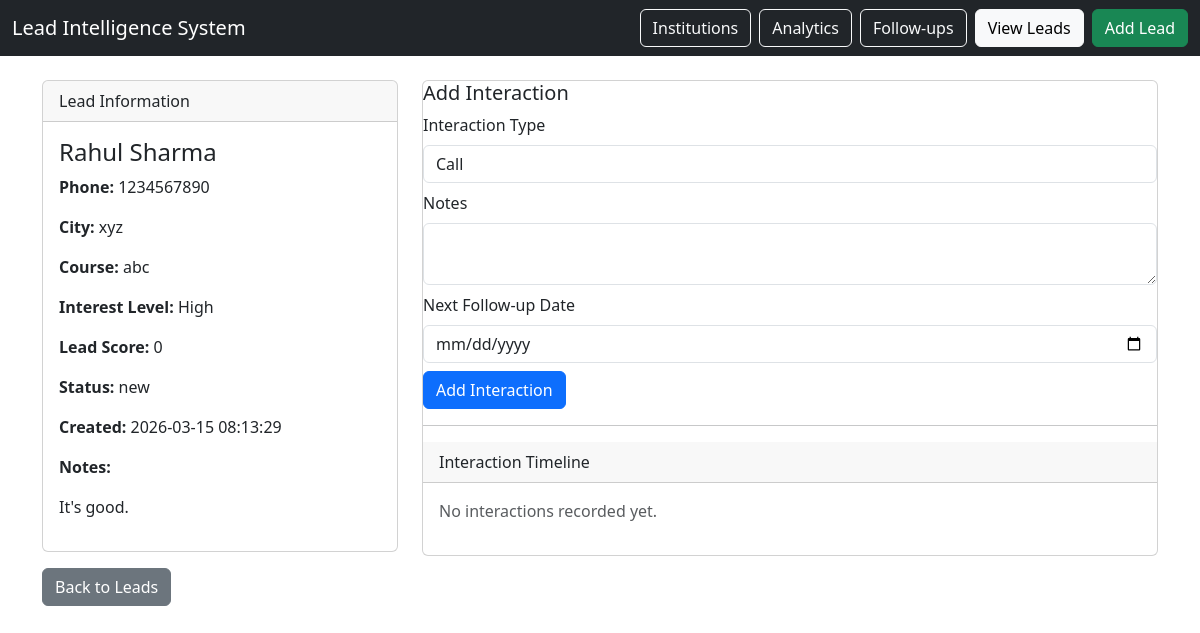
The page /leads/1 on the database as committed earlier.
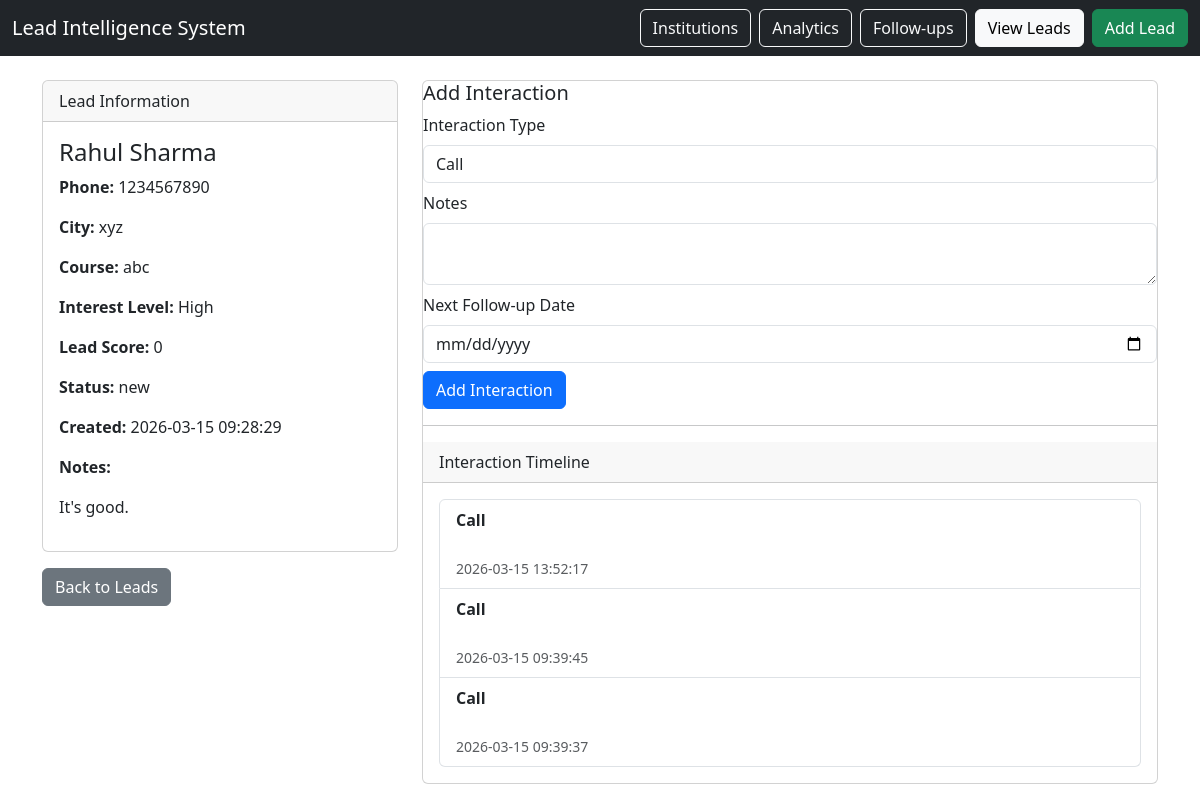
The same page on the database as committed later.
### tables this page shows
CREATE TABLE leads (
    lead_id INTEGER PRIMARY KEY AUTOINCREMENT,
    student_name TEXT NOT NULL,
    phone TEXT,
    city TEXT,
    school_id INTEGER,
    coaching_id INTEGER,
    course_interest TEXT,
    lead_source TEXT,
    interest_level TEXT,
    lead_score INTEGER DEFAULT 0,
    status TEXT CHECK(status IN (
        'new',
        'contacted',
        'interested',
        'applied',
        'admitted',
        'lost'
    )) DEFAULT 'new',
    created_at TIMESTAMP DEFAULT CURRENT_TIMESTAMP,
    notes TEXT,

    FOREIGN KEY (school_id) REFERENCES institutions(institution_id),
    FOREIGN KEY (coaching_id) REFERENCES institutions(institution_id)
);

CREATE TABLE interactions (
    interaction_id INTEGER PRIMARY KEY AUTOINCREMENT,
    lead_id INTEGER NOT NULL,
    interaction_type TEXT NOT NULL,
    notes TEXT,
    follow_up_date DATE,
    created_at TIMESTAMP DEFAULT CURRENT_TIMESTAMP,

    FOREIGN KEY (lead_id) REFERENCES leads(lead_id)
);

### app.py (the view)
@app.route("/leads/<int:lead_id>")
def lead_detail(lead_id):
    db = get_db()
    lead = db.execute("""
        SELECT *
        FROM leads
        WHERE lead_id = ?
    """, (lead_id,)).fetchone()
    score = calculate_lead_score(lead)
    db.execute("""
        UPDATE leads
        SET lead_score = ?
        WHERE lead_id = ?
    """, (score, lead_id))
    db.commit()
    interactions = db.execute("""
        SELECT *
        FROM interactions
        WHERE lead_id = ?
        ORDER BY created_at DESC
    """, (lead_id,)).fetchall()
    return render_template(
        "lead_detail.html",
        lead=lead,
        interactions=interactions
    )

### app.py (called while the page is built)
def calculate_lead_score(lead):
    score = 0
    if lead["interest_level"] == "high":
        score += 40
    elif lead["interest_level"] == "medium":
        score += 25
    elif lead["interest_level"] == "low":
        score += 10
    if lead["status"] == "interested":
        score += 20
    elif lead["status"] == "applied":
        score += 30
    return score

### database/db_connection.py (called while the page is built)
def get_db():
    conn = sqlite3.connect(DB_NAME)
    conn.row_factory = sqlite3.Row
    return conn

### templates/lead_detail.html (shortened to what this page needs)
{% extends "base.html" %}
{% block content %}
<div class="row">
<div class="col-4">
<div class="card">
<div class="card-header">
Lead Information
</div>
<div class="card-body">
<h4>{{ lead.student_name }}</h4>
<p><strong>Phone:</strong> {{ lead.phone }}</p>
<p><strong>City:</strong> {{ lead.city }}</p>
<p><strong>Course:</strong> {{ lead.course_interest }}</p>
<p><strong>Interest Level:</strong> {{ lead.interest_level }}</p>
<p><strong>Lead Score:</strong> {{ lead.lead_score }}</p>
<p><strong>Status:</strong> {{ lead.status }}</p>
<p><strong>Created:</strong> {{ lead.created_at }}</p>
<p><strong>Notes:</strong></p>
<p>{{ lead.notes }}</p>
</div>
</div>
<a href="/leads" class="btn btn-secondary mt-3">
Back to Leads
</a>
</div>
<div class="col-8">
<div class="card">
<h5>Add Interaction</h5>
<form method="POST" action="/leads/{{ lead.lead_id }}/add_interaction">
<div class="mb-2">
<label class="form-label">Interaction Type</label>
<select name="interaction_type" class="form-control" required>
<option value="Call">Call</option>
</select>
</div>
<div class="mb-2">
<label class="form-label">Notes</label>
<textarea name="notes" class="form-control"></textarea>
</div>
<div class="mb-2">
<label class="form-label">Next Follow-up Date</label>
<input type="date" name="follow_up_date" class="form-control">
</div>
<button type="submit" class="btn btn-primary">
Add Interaction
</button>
</form>
<hr>
<div class="card-header">
Interaction Timeline
</div>
<div class="card-body">
{% if interactions %}
<ul class="list-group">
{% for i in interactions %}
<li class="list-group-item">
<strong>{{ i.interaction_type }}</strong><br>
{{ i.notes }}<br>
<small class="text-muted">
{{ i.created_at }}
</small>
</li>
{% endfor %}
</ul>
{% else %}
<p class="text-muted">
No interactions recorded yet.
</p>
{% endif %}
</div>
</div>
</div>
</div>
{% endblock %}

### templates/base.html (shortened to what this page needs)
<!DOCTYPE html>
<html>
<head>
    <link
    href="https://cdn.jsdelivr.net/npm/bootstrap@5.3.2/dist/css/bootstrap.min.css"
    rel="stylesheet">
</head>
<body>
<nav class="navbar navbar-dark bg-dark">
<div class="container-fluid">
<a class="navbar-brand" href="/">
Lead Intelligence System
</a>
<div class="d-flex">
<a class="btn btn-outline-light me-2" href="/institutions/analytics">
Institutions
</a>
<a class="btn btn-outline-light me-2" href="/analytics">
Analytics
</a>
<a class="btn btn-outline-light me-2" href="/followups">
Follow-ups
</a>
<a class="btn btn-light me-2" href="/leads">
View Leads
</a>
<a class="btn btn-success" href="/leads/add">
Add Lead
</a>
</div>
</div>
</nav>
<div class="container mt-4">
{% block content %}{% endblock %}
</div>
</body>
</html>

Rows that differ between the two databases and show on the page:
changed leads "Rahul Sharma": created_at "2026-03-15 08:13:29" → "2026-03-15 09:28:29"
added interactions: interaction_type "Call", created_at "2026-03-15 13:52:17"
added interactions: interaction_type "Call", created_at "2026-03-15 09:39:45"
added interactions: interaction_type "Call", created_at "2026-03-15 09:39:37"
Other text that changed with them:
text no longer shown: "No interactions recorded yet."
